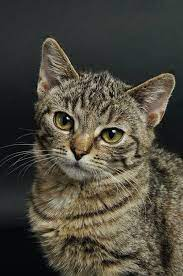
#> input picture DAY38 - DAY54 OpenCV/images/5.jpg, 183 x 276 px
$ python 11_masking.py
#> lines starting #> are read from the running program, lines starting #| are printed output that depends on the picture; after the words box and inside, x2 and y2 are one past the last pixel; in counts of white or black regions, pixels touching at a corner belong together
import cv2 as cv
import numpy as np
img = cv.imread('images/5.jpg')
#> img is the input picture: shape (276, 183, 3); mean B, G, R 61.7, 72.4, 76.4
# cv.imshow('Image',img)
# focussing on certain specific parts of a image/video : masking

blank = np.zeros(img.shape[:2],dtype='uint8')

# [7 lines of commented-out code are left out]

circle = cv.circle(blank.copy(),(img.shape[1]//2,img.shape[0]//2),90,255,-1)
# cv.imshow('Circle',circle)
rectangle = cv.rectangle(blank.copy(),(50,50),(200,200),255,-1)
# cv.imshow('Rectangle',rectangle)

weird_shape = cv.bitwise_and(circle,rectangle)
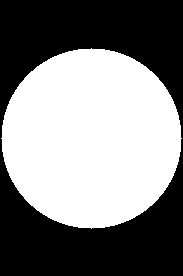
#> circle: shape (276, 183); 50.4% white; 1 black region, box (x1, y1, x2, y2) and area: (0, 0, 183, 276) 25063
# cv.imshow('Weird',weird_shape)

weired_mask = cv.bitwise_and(img,img,mask=weird_shape)
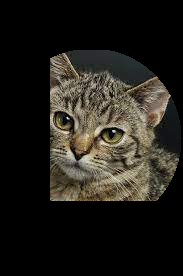
#> weired_mask: shape (276, 183, 3); mean B, G, R 26.3, 32.1, 34.6
cv.imshow('Weird',weired_mask)
cv.waitKey(0)

$ run again, with DAY38 - DAY54 OpenCV/images/11.jpg copied over DAY38 - DAY54 OpenCV/images/5.jpg
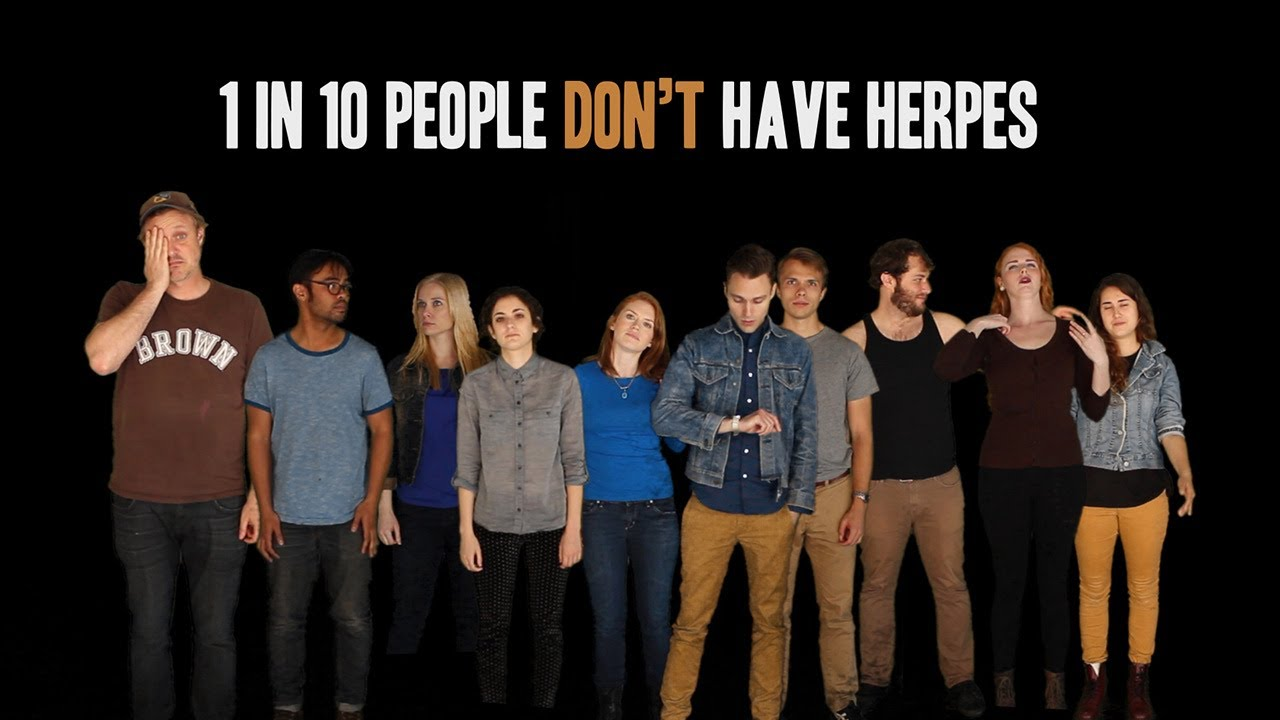
#> input picture DAY38 - DAY54 OpenCV/images/11.jpg, 1280 x 720 px
#> img is the input picture: shape (720, 1280, 3); mean B, G, R 30.8, 34.2, 41.1
#> `weird_shape = cv.bitwise_and(circle,rectangle)`:
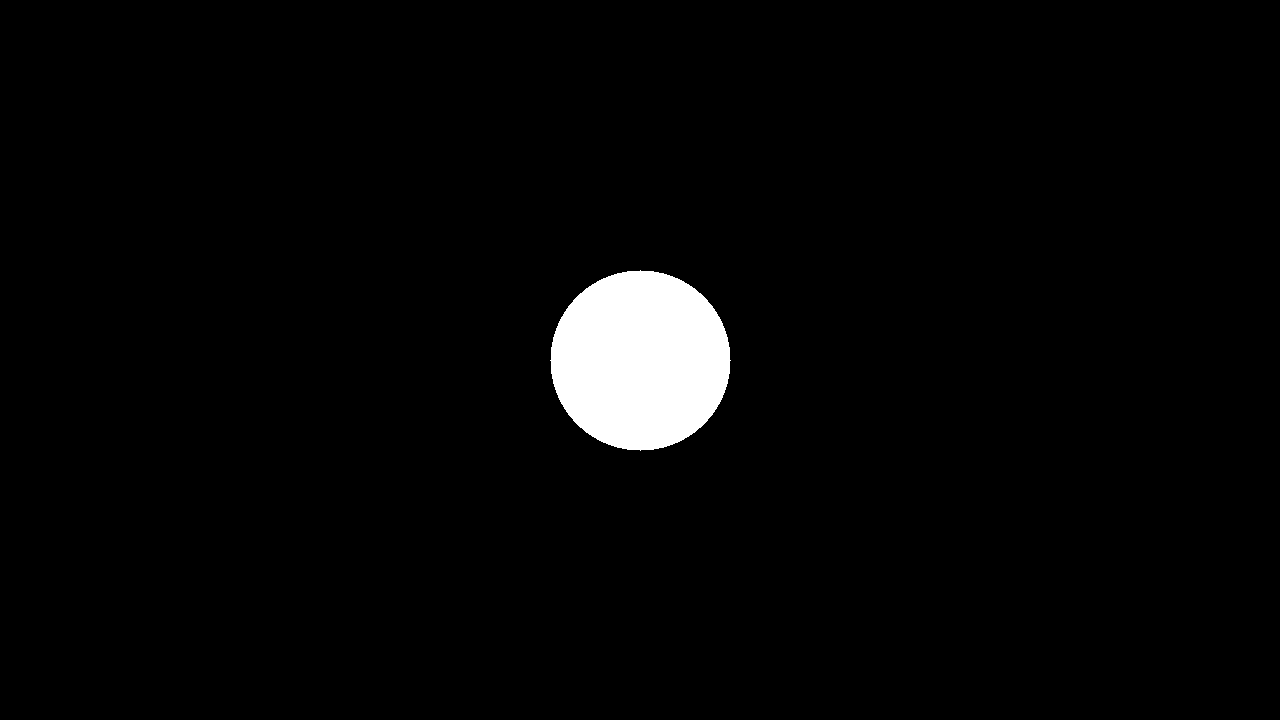
#> circle: shape (720, 1280); 2.8% white; 1 white region, box (x1, y1, x2, y2) and area: (550, 270, 731, 451) 25445
#> weired_mask: shape (720, 1280, 3); every value is 0

$ run again, with DAY38 - DAY54 OpenCV/images/3.jpg copied over DAY38 - DAY54 OpenCV/images/5.jpg
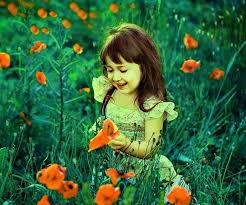
#> input picture DAY38 - DAY54 OpenCV/images/3.jpg, 246 x 205 px
#> img is the input picture: shape (205, 246, 3); mean B, G, R 59.6, 103.9, 53
#> `weird_shape = cv.bitwise_and(circle,rectangle)`:
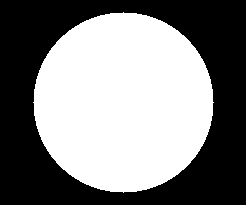
#> circle: shape (205, 246); 50.5% white; 1 black region, box (x1, y1, x2, y2) and area: (0, 0, 246, 205) 24985
#> `weired_mask = cv.bitwise_and(img,img,mask=weird_shape)`:
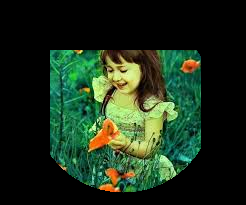
#> weired_mask: shape (205, 246, 3); mean B, G, R 27.1, 46.9, 28.6
